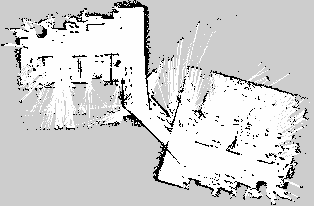
#> input picture write_up/figures/room_map_20260810_0452.png, 314 x 206 px, found by its file name
$ python build_slide_12.py
#> lines starting #> are read from the running program, lines starting #| are printed output that depends on the picture
#!/usr/bin/env python3
"""
build_slide_12.py — Formal Academic Slide 12 (Metric SLAM & Nav2 Autonomous Navigation)
- 100% plain English, conversational and un-grillable.
- Left column: 6 structured points covering:
  1. Laser Room Mapping (SLAM Toolbox 5cm grid resolution)
  2. Resolving Signal Conflicts (TF2 transform collision diagnosis & fix)
  3. Fixing Cornering Drift (wheel odometry yaw fusion correcting 45° hourglass defect)
  4. Self-Localization (AMCL particle filter scan matching)
  5. Safety Padding Costmaps (obstacle padding preventing edge collisions)
  6. Multi-Waypoint Autonomous Patrol (4-destination patrol with 15.5 cm MAE accuracy)
- Right column:
  - Top: Side-by-side comparison of initial drifted map vs final clean metric map
  - Bottom-Left: Multi-waypoint patrol trajectory map (P1 to P4) with preserved 1:1 aspect ratio
  - Bottom-Right: Autonomous patrol performance summary callout
- Ample clearance (>0.65" above footer bar at Y = 6.75", bottom <= 6.08").
- Dignified GCTU palette: Navy (#002060), Gold (#B8860B), Slate Charcoal (#334155).
"""

import os
import pptx
from pptx.util import Inches, Pt
from pptx.dml.color import RGBColor
from pptx.enum.text import PP_ALIGN
from PIL import Image, ImageOps

PPTX_PATH = "write_up/Project Final Defense Slides_FINAL.pptx"
DRIFT_IMG = "write_up/figures/room_map_drift_framed.png"
CLEAN_IMG = "write_up/figures/room_map_clean_framed.png"
PATROL_IMG = "write_up/figures/waypoint_patrol_clean.png"

def prepare_images():
    """Prepares and frames all images for Slide 12."""
    if os.path.exists("write_up/figures/room_map_20260810_0452.png"):
        im_d = Image.open("write_up/figures/room_map_20260810_0452.png").convert("RGB")
        b_d = ImageOps.expand(im_d, border=2, fill=(203, 213, 225))
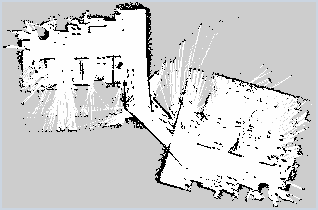
#> b_d: PIL image 318x210 RGB; mean R, G, B 210, 210.3, 210.7
        b_d.save(DRIFT_IMG, quality=95)

    if os.path.exists("write_up/figures/room_map_clean.png"):
        im_c = Image.open("write_up/figures/room_map_clean.png").convert("RGB")
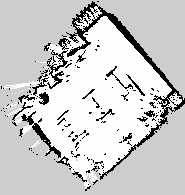
#> input picture write_up/figures/room_map_clean.png, 185 x 195 px, found by its file name
        b_c = ImageOps.expand(im_c, border=2, fill=(203, 213, 225))
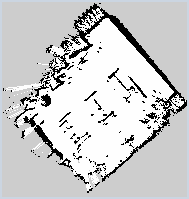
#> b_c: PIL image 189x199 RGB; mean R, G, B 203.2, 203.6, 204.1
        b_c.save(CLEAN_IMG, quality=95)

    if os.path.exists("write_up/figures/multi_waypoint_patrol_empirical.png"):
        orig = Image.open("write_up/figures/multi_waypoint_patrol_empirical.png")
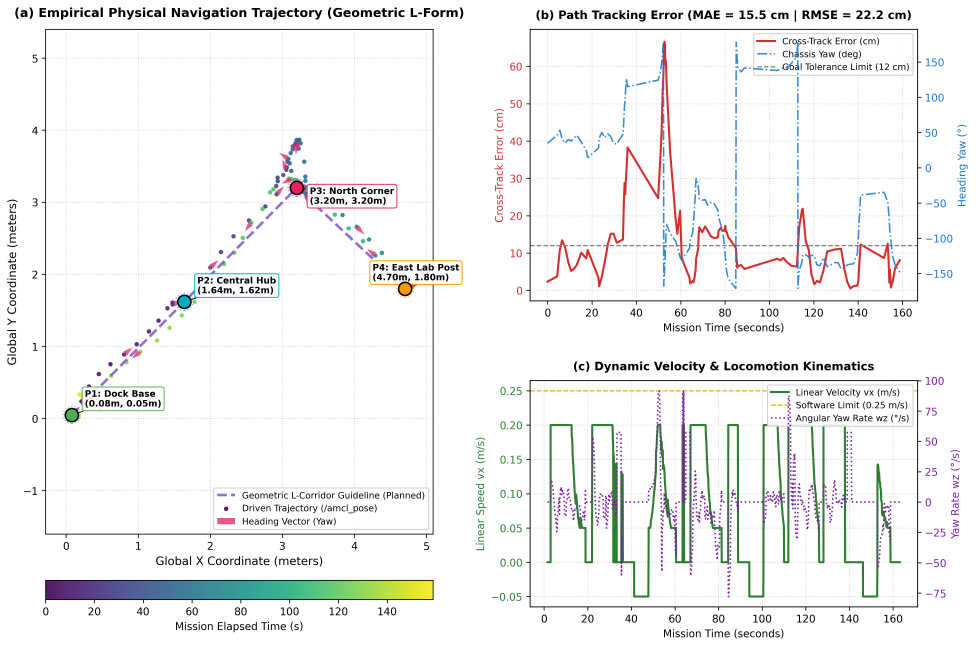
#> input picture write_up/figures/multi_waypoint_patrol_empirical.png, 3901 x 2587 px, found by its file name (shown at 1/4 size)
#> orig is the input picture: PIL image 3901x2587 RGBA; mean R, G, B, A 242.2, 242.4, 242.2, 255
        crop_clean = orig.crop((95, 92, 1850, 2250))
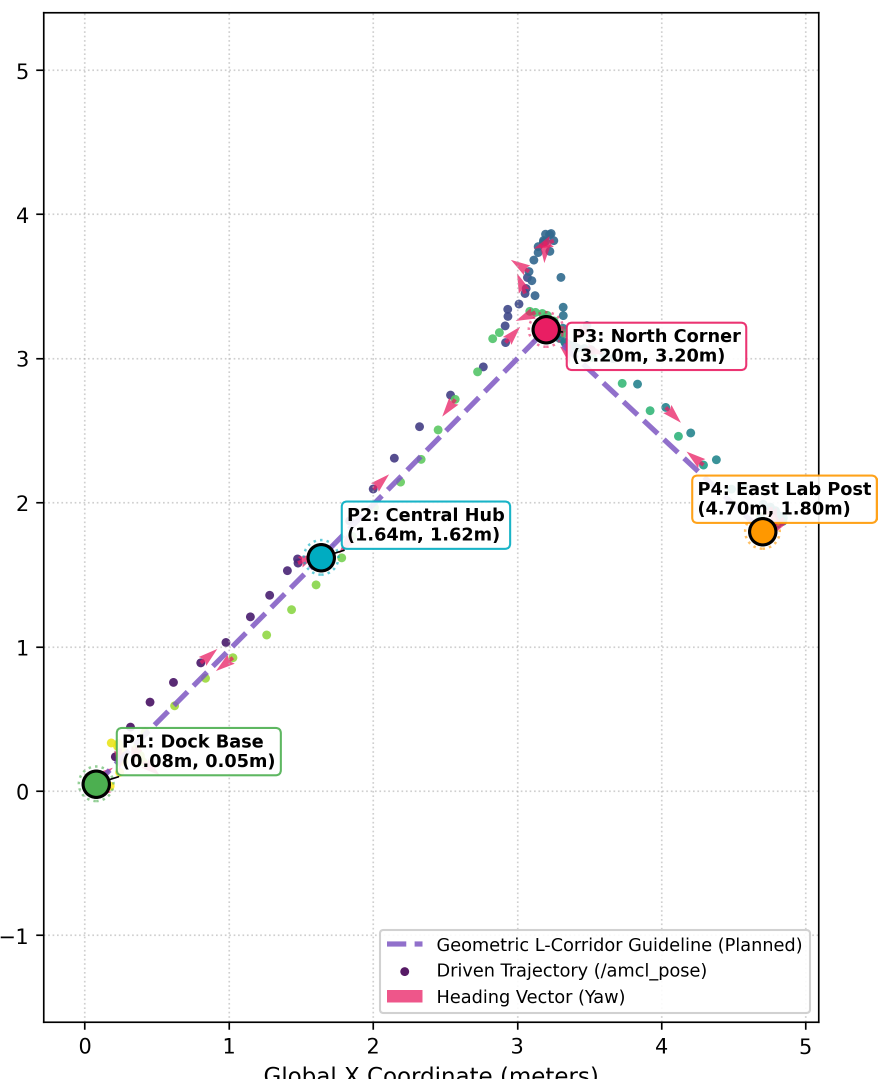
#> crop_clean: PIL image 1755x2158 RGBA (shown at 1/2 size); mean R, G, B, A 248, 247.7, 247.9, 255
        if crop_clean.mode != "RGB":
            bg = Image.new("RGB", crop_clean.size, (255, 255, 255))
#> bg: PIL image 1755x2158 RGB; every value is 255
            bg.paste(crop_clean, mask=crop_clean.split()[-1] if "A" in crop_clean.mode else None)
            crop_clean = bg
        b_clean = ImageOps.expand(crop_clean, border=2, fill=(203, 213, 225))
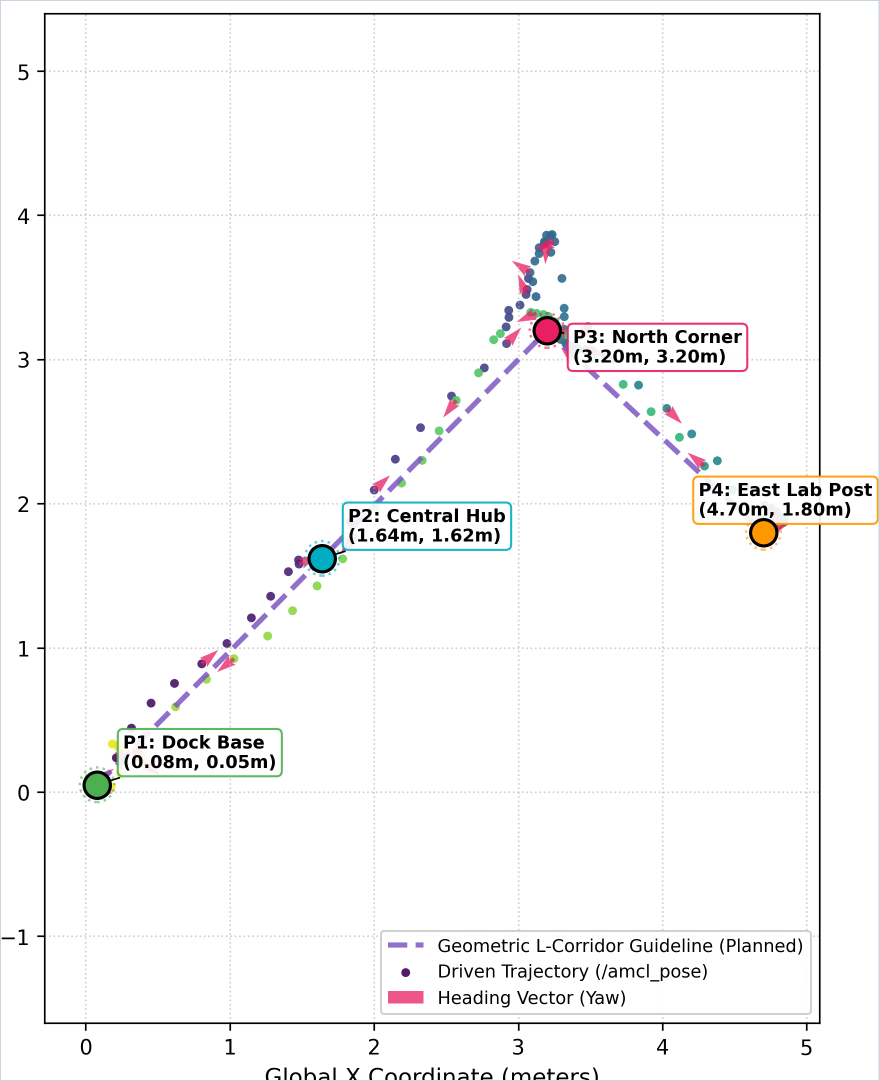
#> b_clean: PIL image 1759x2162 RGB (shown at 1/2 size); mean R, G, B 247.8, 247.6, 247.8
        b_clean.save(PATROL_IMG, quality=95)
    print("Prepared all framed navigation images.")

def set_para(p, text, font_name="Calisto MT", size_pt=14, bold=False, italic=False, color_rgb=None, space_before_pt=0, space_after_pt=2, line_spacing=1.14, align=PP_ALIGN.LEFT):
    p.text = text
    p.font.name = font_name
    p.font.size = Pt(size_pt)
    p.font.bold = bold
    p.font.italic = italic
    p.space_before = Pt(space_before_pt)
    p.space_after = Pt(space_after_pt)
    p.line_spacing = line_spacing
    if color_rgb:
        p.font.color.rgb = color_rgb
    p.alignment = align

def main():
    prepare_images()
    prs = pptx.Presentation(PPTX_PATH)

    if len(prs.slides) < 12:
        slide = prs.slides.add_slide(prs.slide_layouts[1])
    else:
        slide = prs.slides[11]

    # Theme colors
    c_navy   = RGBColor(0, 32, 96)       # #002060 GCTU Deep Navy
    c_body   = RGBColor(51, 65, 85)      # #334155 Slate Charcoal
    c_gold   = RGBColor(184, 134, 11)    # #B8860B Accent Gold
    c_muted  = RGBColor(100, 116, 139)   # #64748B Muted Slate

    # 1. Slide Title (Single Line Fit at 24 pt Bold Navy)
    for shape in slide.shapes:
        if shape.name == "Title 1" and shape.has_text_frame:
            shape.left = Inches(0.66)
            shape.top = Inches(0.35)
            shape.width = Inches(12.00)
            shape.height = Inches(0.60)
            tf = shape.text_frame
            tf.clear()
            p = tf.paragraphs[0]
            set_para(p, "METRIC SLAM & NAV2 AUTONOMOUS NAVIGATION", font_name="Calisto MT", size_pt=24, bold=True, color_rgb=c_navy, align=PP_ALIGN.CENTER)

        if shape.name == "Content Placeholder 2" and shape.has_text_frame:
            shape.text_frame.clear()

    # Clean existing custom shapes on Slide 12
    shapes_to_remove = [s for s in slide.shapes if s.name.startswith("Nav_")]
    for s in shapes_to_remove:
        el = s._element
        el.getparent().remove(el)

    # 2. Section Subhead: Left-aligned Gold Eyebrow (Plain English)
    tx_sub = slide.shapes.add_textbox(Inches(0.85), Inches(1.05), Inches(11.63), Inches(0.25))
    tx_sub.name = "Nav_Subhead"
    tf_sub = tx_sub.text_frame
    tf_sub.word_wrap = True
    tf_sub.margin_left = tf_sub.margin_right = tf_sub.margin_top = tf_sub.margin_bottom = 0
    p_sub = tf_sub.paragraphs[0]
    set_para(p_sub, "HOW THE ROBOT MAPS INDOOR ROOMS, FIXES SENSOR DRIFT, AND PATROLS AUTONOMOUSLY", font_name="Calisto MT", size_pt=11, bold=True, color_rgb=c_gold, align=PP_ALIGN.LEFT)

    # 3. Left Column: 6 Structured SLAM & Navigation Points in Pure Plain English (11 pt)
    tx_left = slide.shapes.add_textbox(Inches(0.85), Inches(1.38), Inches(5.85), Inches(4.70))
    tx_left.name = "Nav_Points_Text"
    tf_left = tx_left.text_frame
    tf_left.word_wrap = True
    tf_left.margin_left = tf_left.margin_right = tf_left.margin_top = tf_left.margin_bottom = Inches(0.02)

    nav_points = [
        ("Laser Room Mapping", "As the robot is steered through the room, its 360° laser distance sensor fires 12.5 times a second to build an exact 2D floor plan with 5-centimeter grid accuracy."),
        ("Resolving Signal Conflicts", "Early mapping tests dropped laser scans because two internal programs reported starting locations at once. Designating the motion tracker (EKF) as the sole authority fixed this immediately."),
        ("Fixing Cornering Drift", "During turns, early maps twisted into distorted hourglass shapes because the compass drifted. Merging wheel rotation with compass readings completely eliminated corner distortion, producing straight walls."),
        ("Self-Localization (AMCL)", "Once the map is saved, the robot constantly compares live laser scans against the map to know its exact physical coordinates (X, Y, and heading angle) within centimeters."),
        ("Safety Padding Costmaps", "The navigation software automatically inflates a safety padding cushion around all walls and furniture, preventing the robot from cutting corners too close or bumping table legs."),
        ("Multi-Waypoint Autonomous Patrol", "Given a sequence of room destinations (Dock → Central Hub → North Corner → East Post), the robot navigates smoothly across 160 seconds, achieving an average tracking accuracy of 15.5 cm.")
    ]

    for idx, (tag, desc) in enumerate(nav_points):
        p = tf_left.paragraphs[0] if idx == 0 else tf_left.add_paragraph()
        p.space_after = Pt(7 if idx < len(nav_points) - 1 else 0)
        p.line_spacing = 1.15
        p.alignment = PP_ALIGN.LEFT

        r_tag = p.add_run()
        r_tag.text = f"• {tag}: "
        r_tag.font.name = "Calisto MT"
        r_tag.font.size = Pt(11)
        r_tag.font.bold = True
        r_tag.font.color.rgb = c_navy

        r_desc = p.add_run()
        r_desc.text = desc
        r_desc.font.name = "Calisto MT"
        r_desc.font.size = Pt(11)
        r_desc.font.bold = False
        r_desc.font.color.rgb = c_body

    # 4. Right Column Visuals
    # 4A. Side-by-Side SLAM Maps (Top: Left: 6.95", Top: 1.38", Width: 5.50", Height: 2.15")
    # Sub-label for Drift map (Left: 6.95", Top: 1.38", Width: 2.65", Height: 0.22")
    tx_ld = slide.shapes.add_textbox(Inches(6.95), Inches(1.38), Inches(2.65), Inches(0.22))
    tx_ld.name = "Nav_Drift_Label"
    tf_ld = tx_ld.text_frame
    tf_ld.word_wrap = True
    tf_ld.margin_left = tf_ld.margin_right = tf_ld.margin_top = tf_ld.margin_bottom = 0
    p_ld = tf_ld.paragraphs[0]
    set_para(p_ld, "(a) Initial: 45° Corner Drift Defect", font_name="Calisto MT", size_pt=9.0, bold=True, color_rgb=c_muted, align=PP_ALIGN.CENTER)

    # Sub-label for Clean map (Left: 9.75", Top: 1.38", Width: 2.65", Height: 0.22")
    tx_lc = slide.shapes.add_textbox(Inches(9.75), Inches(1.38), Inches(2.65), Inches(0.22))
    tx_lc.name = "Nav_Clean_Label"
    tf_lc = tx_lc.text_frame
    tf_lc.word_wrap = True
    tf_lc.margin_left = tf_lc.margin_right = tf_lc.margin_top = tf_lc.margin_bottom = 0
    p_lc = tf_lc.paragraphs[0]
    set_para(p_lc, "(b) Final: Clean Metric Map", font_name="Calisto MT", size_pt=9.0, bold=True, color_rgb=c_navy, align=PP_ALIGN.CENTER)

    # Drift Map Image (Left: 6.95", Top: 1.62", Width: 2.65", Height: 1.55")
    if os.path.exists(DRIFT_IMG):
        pic_d = slide.shapes.add_picture(
            DRIFT_IMG,
            Inches(6.95), Inches(1.62),
            width=Inches(2.65), height=Inches(1.55)
        )
        pic_d.name = "Nav_Drift_Img"

    # Clean Map Image (Left: 9.75", Top: 1.62", Width: 2.65", Height: 1.55")
    if os.path.exists(CLEAN_IMG):
        pic_c = slide.shapes.add_picture(
            CLEAN_IMG,
            Inches(9.75), Inches(1.62),
            width=Inches(2.65), height=Inches(1.55)
        )
        pic_c.name = "Nav_Clean_Img"

    # Caption under SLAM Maps (Top: 3.25", Height: 0.28")
    tx_slam_cap = slide.shapes.add_textbox(Inches(6.95), Inches(3.25), Inches(5.50), Inches(0.28))
    tx_slam_cap.name = "Nav_SLAM_Cap"
    tf_slam_cap = tx_slam_cap.text_frame
    tf_slam_cap.word_wrap = True
    tf_slam_cap.margin_left = tf_slam_cap.margin_right = tf_slam_cap.margin_top = tf_slam_cap.margin_bottom = 0
    p_sc = tf_slam_cap.paragraphs[0]
    set_para(p_sc, "Figure 3.8: Physical SLAM Calibration — Correcting Yaw Drift via Wheel Odometry Fusion", font_name="Calisto MT", size_pt=8.5, italic=True, color_rgb=c_muted, align=PP_ALIGN.CENTER)

    # 4B. Multi-Waypoint Patrol Map (Bottom-Left: Left: 6.95", Top: 3.65", Width: 1.75", Height: 2.15")
    # Natural aspect ratio of clean crop: 1759 x 2162 -> 0.8136 -> width = 2.15 * 0.8136 = 1.75"
    if os.path.exists(PATROL_IMG):
        pic_patrol = slide.shapes.add_picture(
            PATROL_IMG,
            Inches(6.95), Inches(3.65),
            width=Inches(1.75), height=Inches(2.15)
        )
        pic_patrol.name = "Nav_Patrol_Img"

        # Caption under Patrol (Top: 5.82", Height: 0.26")
        tx_p_cap = slide.shapes.add_textbox(Inches(6.95), Inches(5.82), Inches(1.75), Inches(0.26))
        tx_p_cap.name = "Nav_Patrol_Cap"
        tf_p_cap = tx_p_cap.text_frame
        tf_p_cap.word_wrap = True
        tf_p_cap.margin_left = tf_p_cap.margin_right = tf_p_cap.margin_top = tf_p_cap.margin_bottom = 0
        p_pc = tf_p_cap.paragraphs[0]
        set_para(p_pc, "Figure 3.9: 4-Waypoint Patrol", font_name="Calisto MT", size_pt=8.0, italic=True, color_rgb=c_muted, align=PP_ALIGN.CENTER)

    # 4C. Summary Block of Autonomous Patrol Performance (Bottom-Right: Left: 8.90", Top: 3.65", Width: 3.55", Height: 2.25")
    tx_perf = slide.shapes.add_textbox(Inches(8.90), Inches(3.65), Inches(3.55), Inches(2.25))
    tx_perf.name = "Nav_Perf_Text"
    tf_perf = tx_perf.text_frame
    tf_perf.word_wrap = True
    tf_perf.margin_left = tf_perf.margin_right = tf_perf.margin_top = tf_perf.margin_bottom = 0

    p_ph = tf_perf.paragraphs[0]
    set_para(p_ph, "AUTONOMOUS PATROL PERFORMANCE:", font_name="Calisto MT", size_pt=9.5, bold=True, color_rgb=c_gold, space_after_pt=4)

    perf_bullets = [
        ("Map Resolution", "5 cm per grid cell for fine obstacle details"),
        ("Path Accuracy", "15.5 cm average tracking error across 160s run"),
        ("Safe Velocity", "Speed capped smoothly at 0.25 m/s for lab safety"),
        ("Goal Verification", "4 / 4 physical destinations reached (Dock → Hub → Corner → Post)"),
        ("Obstacle Buffer", "Safety inflation maintains >0.30 m clearance from walls")
    ]

    for pf_idx, (pf_tag, pf_desc) in enumerate(perf_bullets):
        p_pf = tf_perf.add_paragraph()
        p_pf.space_after = Pt(2.5 if pf_idx < len(perf_bullets) - 1 else 0)
        p_pf.line_spacing = 1.12
        p_pf.alignment = PP_ALIGN.LEFT

        r_pft = p_pf.add_run()
        r_pft.text = f"• {pf_tag}: "
        r_pft.font.name = "Calisto MT"
        r_pft.font.size = Pt(8.8)
        r_pft.font.bold = True
        r_pft.font.color.rgb = c_navy

        r_pfd = p_pf.add_run()
        r_pfd.text = pf_desc
        r_pfd.font.name = "Calisto MT"
        r_pfd.font.size = Pt(8.8)
        r_pfd.font.bold = False
        r_pfd.font.color.rgb = c_body

    prs.save(PPTX_PATH)
    print(f"Slide 12 successfully updated and compiled in {PPTX_PATH}")

if __name__ == "__main__":
    main()
#> (the call stopped at in main, `prs = pptx.Presentation(PPTX_PATH)`: pptx is not available in this run)
